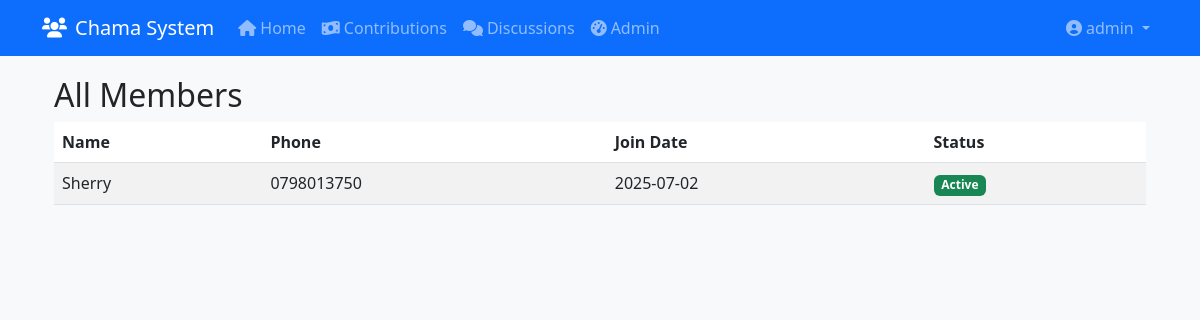
Page /members (signed in) on the earlier database version.
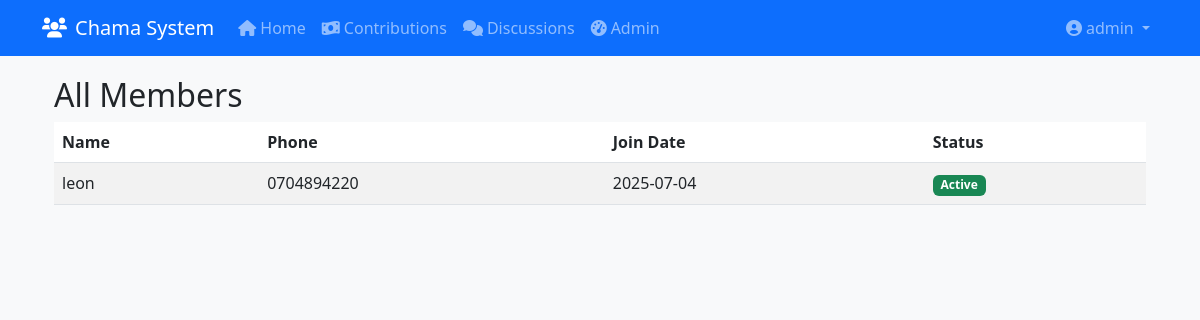
Same page on the later database version.
### final_app.py (models this page shows)
class Member(db.Model):
    id = db.Column(db.Integer, primary_key=True)
    name = db.Column(db.String(100), nullable=False)
    phone = db.Column(db.String(20), nullable=False, unique=True)
    email = db.Column(db.String(100))
    join_date = db.Column(db.DateTime, default=datetime.utcnow)
    status = db.Column(db.String(20), default='Active')
    user_id = db.Column(db.Integer, db.ForeignKey('user.id'))
    contributions = db.relationship('Contribution', backref='member', lazy=True)
    loans = db.relationship('Loan', backref='member', lazy=True)

### final_app.py (the view)
@app.route('/members')
@login_required
def member_list():
    members = Member.query.filter_by(status='Active').all()
    return render_template('members/list_public.html', members=members)

### final_app.py (called while the page is built)
@login_manager.user_loader
def load_user(user_id):
    return User.query.get(int(user_id))

### templates/members/list_public.html
{% extends "base.html" %}
{% block content %}
<div class="container">
    <h2>All Members</h2>
    <table class="table table-striped">
        <thead>
            <tr>
                <th>Name</th>
                <th>Phone</th>
                <th>Join Date</th>
                <th>Status</th>
            </tr>
        </thead>
        <tbody>
            {% for member in members %}
            <tr>
                <td>{{ member.name }}</td>
                <td>{{ member.phone }}</td>
                <td>{{ member.join_date.strftime('%Y-%m-%d') }}</td>
                <td>
                    <span class="badge bg-{% if member.status == 'Active' %}success{% else %}secondary{% endif %}">
                        {{ member.status }}
                    </span>
                </td>
            </tr>
            {% endfor %}
        </tbody>
    </table>
</div>
{% endblock %}

Differences in the rows shown:
changed Member "Active": name "Sherry" → "leon"; phone "0798013750" → "0704894220"; join_date "2025-07-02" → "2025-07-04"
